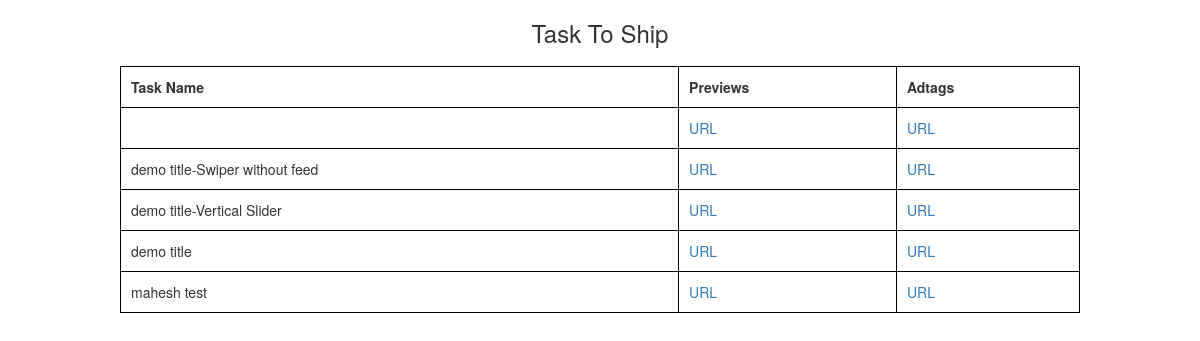
The page /taskship.php (signed in) on the database its author committed.
### tables this page shows
CREATE TABLE `assign_task` (
  `id` int(11) NOT NULL,
  `task_name` varchar(255) NOT NULL,
  `temp_tbd` varchar(255) NOT NULL DEFAULT '0',
  `assign_to` varchar(255) NOT NULL,
  `time_v` int(255) NOT NULL,
  `deviation_v` int(255) NOT NULL,
  `status_v` int(11) NOT NULL DEFAULT 0,
  `member` varchar(255) NOT NULL,
  `assign_time` datetime NOT NULL,
  `assets` varchar(255) NOT NULL,
  `previews` varchar(255) NOT NULL,
  `adtags` varchar(255) NOT NULL
);

### taskship.php (the view, shortened to what this page needs)
<?php
include "conn.php";
?>
<!DOCTYPE html>
<html lang="en">
<head>
</head>
<body>
   <h3>Task To Ship</h3>
   <table>
        <thead>
            <tr>
                <th>Task Name</th>
                <th>Previews</th>
                <th>Adtags</th>
            </tr>
        </thead>
   <?php
        $sql="SELECT * FROM `assign_task` WHERE status_v = '0' AND assign_to='Gati'";
        $result=mysqli_query($connectDB,$sql);
        while($row=mysqli_fetch_assoc($result)){
            ?>
                <tbody>
                    <tr>
                        <td><?php echo $row['task_name']; ?></td>
                        <td><a href="<?php echo $row['previews']; ?>">URL</a></td>
                        <td><a href="<?php echo $row['adtags']; ?>">URL</a></td>
                    </tr>
                </tbody>
            <?php
        }
   ?>
    </table>
</body>
</html>

### taskship.php (style rules this page uses)
h3 { text-align: center; }
table { width: 80%; margin: 20px auto; }
table, th, td { border: 1px solid black; padding:5px; }
th,td { padding:10px; }

### rows shown on the page
assign_task: task_name "demo title-Swiper without feed"
assign_task: task_name "demo title-Vertical Slider"
assign_task: task_name "demo title"
assign_task: task_name "mahesh test"
